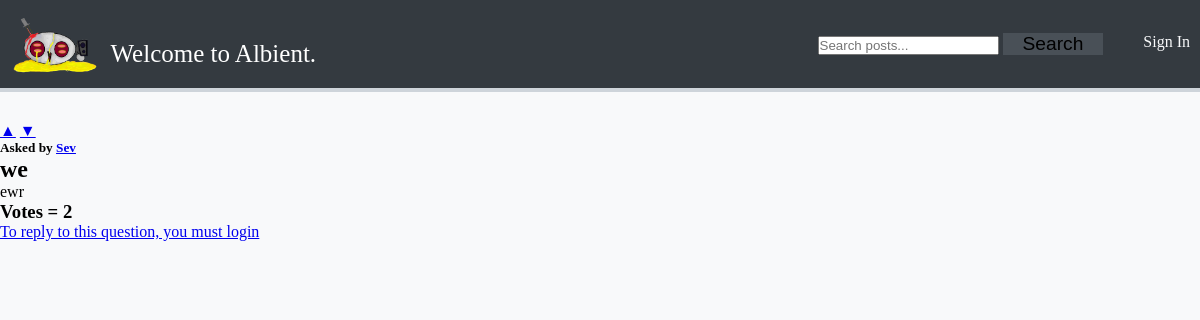
The app's page /view_question?id=2 with its own data.
### albient/models.py (models this page shows)
class User(db.Model, UserMixin):
    id = sa.Column(sa.Integer, primary_key=True, unique=True)
    role_id = sa.Column(sa.Integer, default=0)  # 0 for normal users, 1 for admin
    email = sa.Column(sa.String(320))
    username = sa.Column(sa.String(64), nullable=False, unique=True)
    display_name = sa.Column(sa.String(32))
    password = sa.Column(sa.String(64), nullable=False)
    rep_points = sa.Column(sa.Integer)
    questions = relationship("Question", backref="op", lazy=True)
    replies = relationship("Comment", backref="op", lazy=True)

class Question(db.Model):
    id = sa.Column(sa.Integer, primary_key=True, unique=True)
    title = sa.Column(sa.String(64))
    content = sa.Column(sa.Text)
    user_id = sa.Column(sa.Integer, sa.ForeignKey("user.id"))
    comments = relationship("Comment", backref="question", lazy=True)
    tags = sa.Column(sa.String(32))
    votes = sa.Column(sa.Integer, default=0)
    is_resolved = sa.Column(sa.Boolean, default=False)

### albient/routes.py (the view)
@app.route("/view_question", methods=["GET", "POST"])
def view_question():
    post_id = request.args.get("id")
    question = Question.query.filter_by(id=post_id).first()
    assert question is not None
    replies = Comment.query.filter_by(question=question).all()
    form = ReplyPostForm()
    if form.validate_on_submit():
        reply = Comment(content=form.content.data, question=question, op=current_user)
        db.session.add(reply)
        db.session.commit()
        flash("Reply added")
        return redirect(url_for("view_question", id=question.id))
    return render_template(
        "view_question.html",
        form=form,
        title="Reply",
        question=question,
        replies=replies,
    )

### albient/forms.py
class ReplyPostForm(FlaskForm):
    content = TextAreaField("Reply")
    submit = SubmitField("Reply")

### albient/templates/view_question.html (shortened to what this page needs)
{% extends 'base.html' %}
{% block content %}
<div class="view-question">
  <div class="vote-buttons">
    <a class="vote-button upvote-icon" href="{{url_for('upvote_post', post_id=question.id, del=1) }}">&#9650;</a>
    <a class="vote-button downvote-icon" href="{{url_for('upvote_post', post_id=question.id, del=-1) }}">&#9660;</a>
  </div>
  <h5>Asked by <a href="{{ url_for('view_user', username=question.op.username)}}">{{ question.op.display_name }}</a></h5>
  <h2 class="question-title"> {{ question.title }} </h2>
  <p class="question-content"> {{ question.content }} </p>
  <h3>Votes = {{ question.votes }}</h3>
</div>
{% if current_user.is_authenticated %}
<div class="reply-form">
  <form action="" method="POST">
    <fieldset>
      {{ form.hidden_tag() }}
      {% if form.content.errors %}
      {{ form.content() }}
      {% for error in form.content.errors %}
      <p class="form-error">{{ error }}</p>
      {% endfor %}
      {% else %}
      {{ form.content() }}
      {% endif %}
      {{ form.submit() }}
    </fieldset>
  </form>
</div>
{% else %}
<a href="{{url_for('login') }}"> To reply to this question, you must login</a>
{% endif %}
{% endblock %}

### albient/static/syles.css (style rules this page uses)
:root { --seasalt: #f8f9faff; --antiflash-white: #e9ecefff; --platinum: #dee2e6ff; --french-gray: #ced4daff; --french-gray-2: #adb5bdff; --slate-gray: #6c757dff; --outer-space: #495057ff; --onyx: #343a40ff; --eerie-black: #212529ff; }
* { margin: 0; padding: 0; }
body { min-height: 100vh; margin: 0; padding: 0; font-family: 'Monaspace Radon Var'; background: var(--seasalt); }

### albient/static/navbar.css (style rules this page uses)
:root { --seasalt: #f8f9faff; --antiflash-white: #e9ecefff; --platinum: #dee2e6ff; --french-gray: #ced4daff; --french-gray-2: #adb5bdff; --slate-gray: #6c757dff; --outer-space: #495057ff; --onyx: #343a40ff; --eerie-black: #212529ff; --logo-color: #ff5733ff;/ }

### records on screen
User: op.display_name "Sev"
Question: title "we", content "ewr", votes "2"
